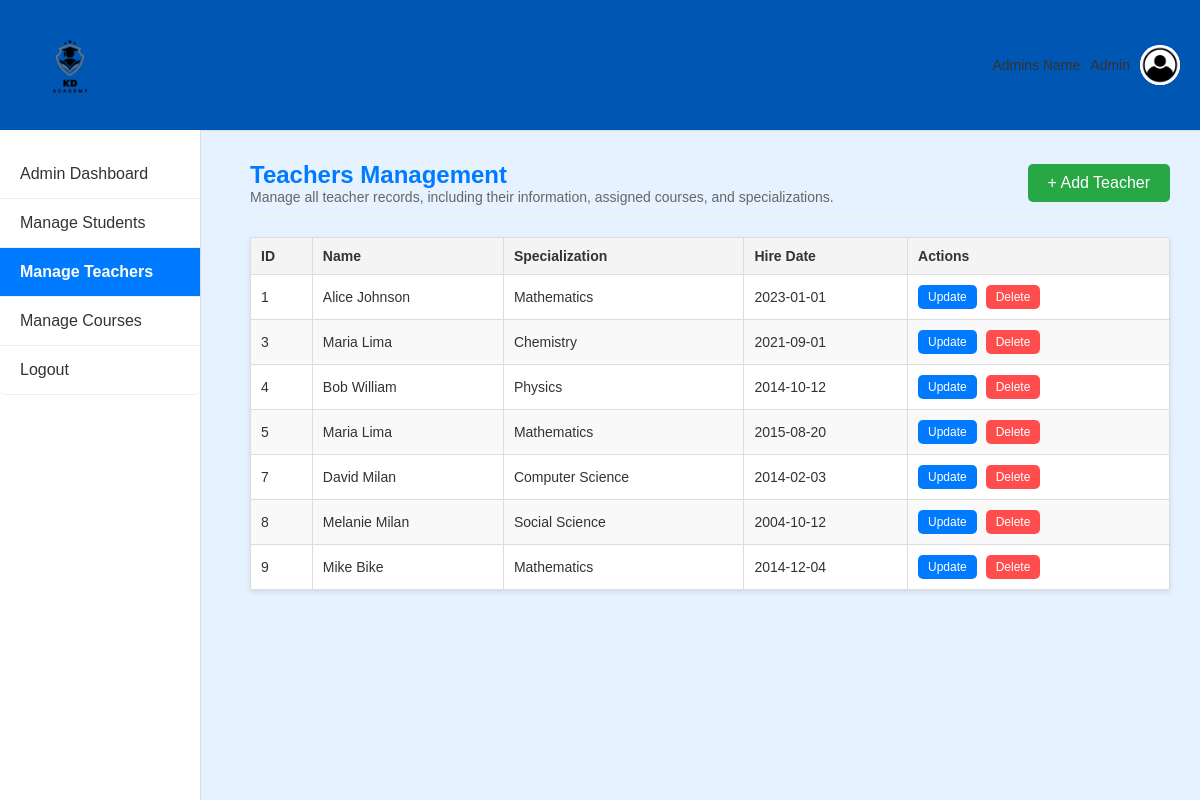
/admin/teachers, run on an earlier commit of the app's database.
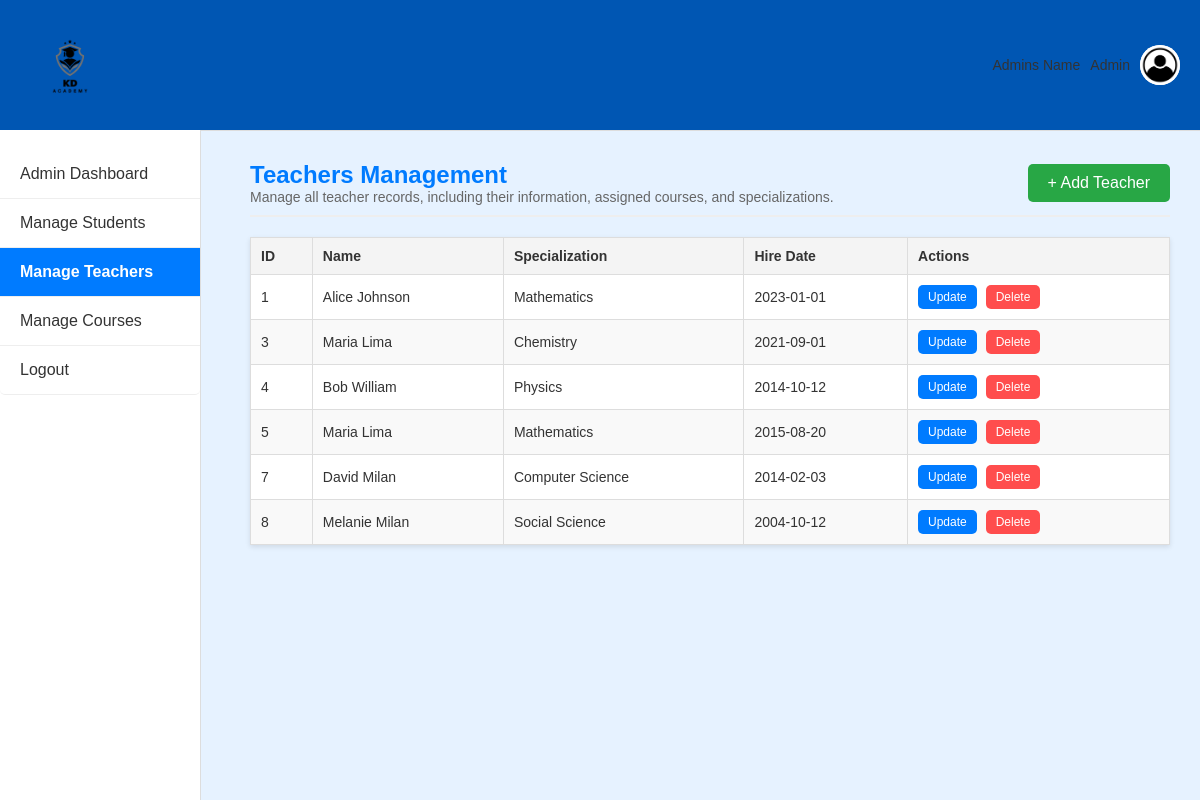
And on a later commit of the database.
### app/models.py (models this page shows, shortened)
class Teacher(db.Model):
    __tablename__ = 'teachers'
    teacher_id = db.Column(db.Integer, primary_key=True)
    user_id = db.Column(db.Integer, db.ForeignKey('users.user_id'), nullable=False)
    specialization = db.Column(db.String(100), nullable=False)
    hire_date = db.Column(db.Date, nullable=False)
    user = db.relationship('User', backref='teacher')

class User(db.Model):
    __tablename__ = 'users'
    user_id = db.Column(db.Integer, primary_key=True, autoincrement=True)
    first_name = db.Column(db.String(50), nullable=False)
    last_name = db.Column(db.String(50), nullable=False)
    username = db.Column(db.String(50), unique=True, nullable=False)
    email = db.Column(db.String(100), unique=True, nullable=False)
    password = db.Column(db.String(200), nullable=False)
    role = db.Column(db.String(10), nullable=False)  # student, teacher, admin

### app/routes/admin_routes.py (the view)
@admin_routes.route('/teachers')
def teachers_management():
    teachers = db.session.query(Teacher, User).join(User, Teacher.user_id == User.user_id).all()
    return render_template('admin/teachers_man.html', teachers=teachers)

### app/templates/admin/teachers_man.html (shortened to what this page needs)
<!DOCTYPE html>
<html lang="en">
<head>
    <link rel="stylesheet" href="{{ url_for('static', filename='css/shared.css') }}">
    <link rel="stylesheet" href="{{ url_for('static', filename='css/teacher_man.css') }}">
</head>
<body>
    <header class="top-nav">
        <div class="img-container">
            <img src="{{ url_for('static', filename='images/logo.png') }}" alt="KD Academy Logo" class="logo-img">
        </div>
        <div class="user-info">
            <span>Admins Name</span>
            <span>Admin</span>
            <img src="{{ url_for('static', filename='images/user-icon.png') }}" alt="Admin Icon">
        </div>
    </header>
    <nav class="side-nav">
        <ul>
            <li><a href ="{{url_for('admin_routes.admin_dashboard') }}"> Admin Dashboard </a></li>
            <li><a href="{{ url_for('admin_routes.students_management') }}">Manage Students</a></li>
            <li><a href="{{ url_for('admin_routes.teachers_management')}}" class="active">Manage Teachers</a></li>
            <li><a href="{{ url_for('admin_routes.courses_management') }}">Manage Courses</a></li>
            <li><a href="{{ url_for('auth_routes.logout') }}" class="btn btn-danger">Logout</a></li>
        </ul>
    </nav>
    <div class="main-content">
        <div class="header-section">
            <div class="title-section">
                <h2>Teachers Management</h2>
                <p>Manage all teacher records, including their information, assigned courses, and specializations.</p>
            </div>
            <button class="add-btn" onclick="openAddTeacherModal()">+ Add Teacher</button>
        </div>
        <div class="table-container">
            <table class="teachers-table">
                <thead>
                    <tr>
                        <th>ID</th>
                        <th>Name</th>
                        <th>Specialization</th>
                        <th>Hire Date</th>
                        <th>Actions</th>
                    </tr>
                </thead>
                <tbody>
                    {% for teacher in teachers %}
                    <tr>
                        <td>{{ teacher.Teacher.teacher_id }}</td>
                        <td>{{ teacher.User.first_name }} {{ teacher.User.last_name }}</td>
                        <td>{{ teacher.Teacher.specialization }}</td>
                        <td>{{ teacher.Teacher.hire_date }}</td>
                        <td>
                            <button class="action-btn update-btn" onclick="openUpdateTeacherModal({
                                teacher_id: {{ teacher.Teacher.teacher_id }},
                                first_name: '{{ teacher.User.first_name }}',
                                last_name: '{{ teacher.User.last_name }}',
                                username: '{{ teacher.User.username }}',
                                email: '{{ teacher.User.email }}',
                                password: '{{ teacher.User.password }}',
                                specialization: '{{ teacher.Teacher.specialization }}',
                                hire_date: '{{ teacher.Teacher.hire_date }}'
                            })">Update</button>
                            <button class="action-btn delete-btn" onclick="confirmDeleteTeacher({{ teacher.Teacher.teacher_id }})">Delete</button>
                        </td>
                    </tr>
                    {% endfor %}
                </tbody>
            </table>
        </div>
    </div>
</body>
</html>

What changed in the data, as far as the page shows it:
removed Teacher: Teacher.teacher_id "9", User.first_name "Mike", User.last_name "Bike", Teacher.specialization "Mathematics", Teacher.hire_date "2014-12-04"
